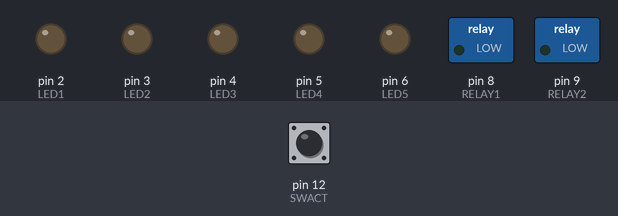
The sketch below on a simulated Arduino Uno, built with avr-gcc and run on an emulated ATmega328P. On the bench: switched loads named in the sketch (green lamp = pin HIGH), output pins drawn as LEDs (lit = HIGH). The test bench sets the inputs (shaded band); at power-on: pin 12 (SWACT) HIGH.

Above: at 1.2 s.
1.3 s: pin 12 (SWACT) pulled LOW for 0.15 s
At 2.3 s:
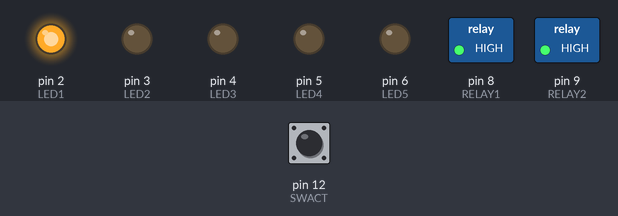
At 5.7 s:
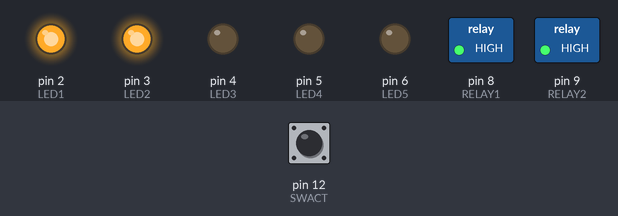
Timing chart, 0 to 18.8 s (numbered marks = the images above; inputs shaded):
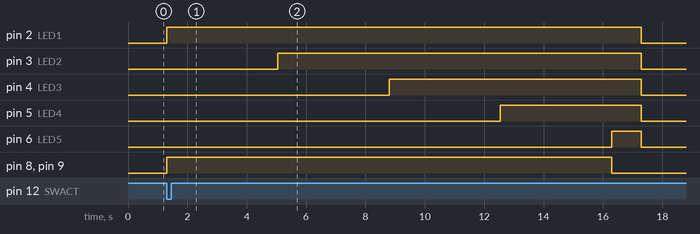

Measured:
- after the input at 1.3 s, pin 2 (LED1): LOW → HIGH at once, → LOW 16.0 s later; pin 3 (LED2): LOW → HIGH after 3.8 s, → LOW 12.3 s later; pin 4 (LED3): LOW → HIGH after 7.5 s, → LOW 8.5 s later; pin 5 (LED4): LOW → HIGH after 11.3 s, → LOW 4.8 s later; pin 6 (LED5): LOW → HIGH after 15.0 s, → LOW 1.0 s later

The sketch:

Relay-Led-Lab.ino
```cpp
/*
  Created 25 Oct 2016
  Start:13:00
  End:14:10
  by Jaime Vega Arenaldi
  jh.vega.arenaldi@gmail.com

*/

#define RELAY1  8
#define RELAY2  9
#define LED1    2
#define LED2    3
#define LED3    4
#define LED4    5
#define LED5    6
#define SWACT  12

// the setup function runs once when you press reset or power the board
void setup() {
  // initialize digital pin as an output.
  pinMode(RELAY1, OUTPUT);
  pinMode(RELAY2, OUTPUT);
  pinMode(LED1,   OUTPUT);
  pinMode(LED2,   OUTPUT);
  pinMode(LED3,   OUTPUT);
  pinMode(LED4,   OUTPUT);
  pinMode(LED5,   OUTPUT);
  // initialize digital pin as an input.
  pinMode(SWACT,  INPUT);
  // setup pin 12 to HIGH
  digitalWrite(SWACT,HIGH);
}

// the loop function runs over and over again forever
void loop() {
  if ( digitalRead(SWACT) == LOW )
  {
  digitalWrite(RELAY1, HIGH);   // Light turns on (Arduino activates relay #1, remains on)
  digitalWrite(RELAY2, HIGH);   // Solenoid activated (Arduino activates relay #2, remains on)
  digitalWrite(LED1,HIGH);     // LED #1 turns on
  delay(3750) ;
  digitalWrite(LED2,HIGH); // After 3.75 seconds - LED #2 turns on
  delay(3750);
  digitalWrite(LED3,HIGH); // After 7.5 seconds - LED #3 turns on
  delay(3750);
  digitalWrite(LED4,HIGH); // After 11.25 second - LED #4 turns on
  delay(3750);
  digitalWrite(LED5,HIGH); // After 15 seconds - LED #5 turns on
  digitalWrite(RELAY2, LOW);    // Solenoid deactivated (Arduino deactivates relay #2)
  digitalWrite(RELAY1, LOW);    // Light turns off (Arduino deactivates relay #1)
  delay(1000);
 // After 16 seconds - Turn off all LEDs
     for (int led=1; led<7; led++)
     { digitalWrite(led,LOW); }
  }
 }
```
